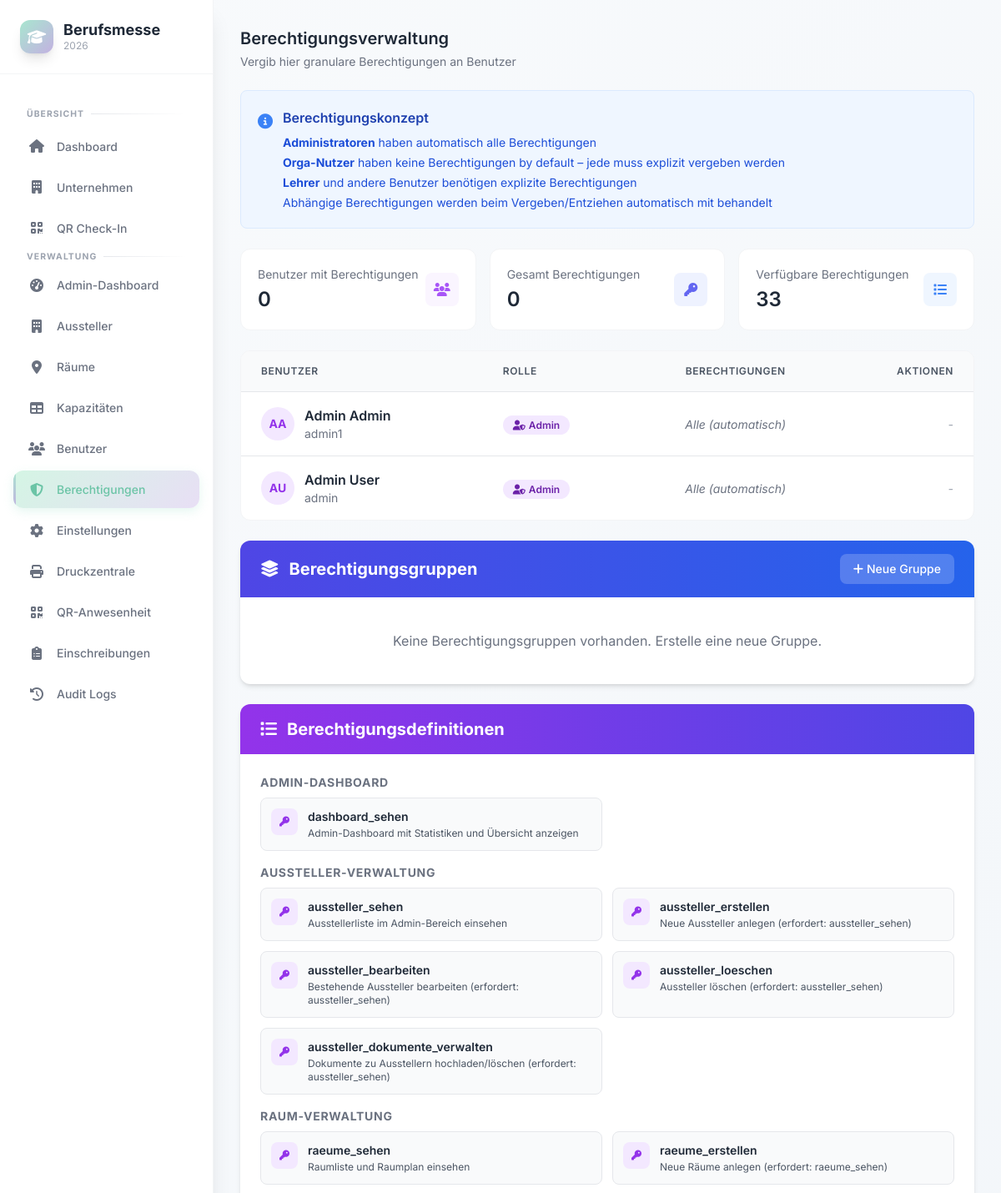
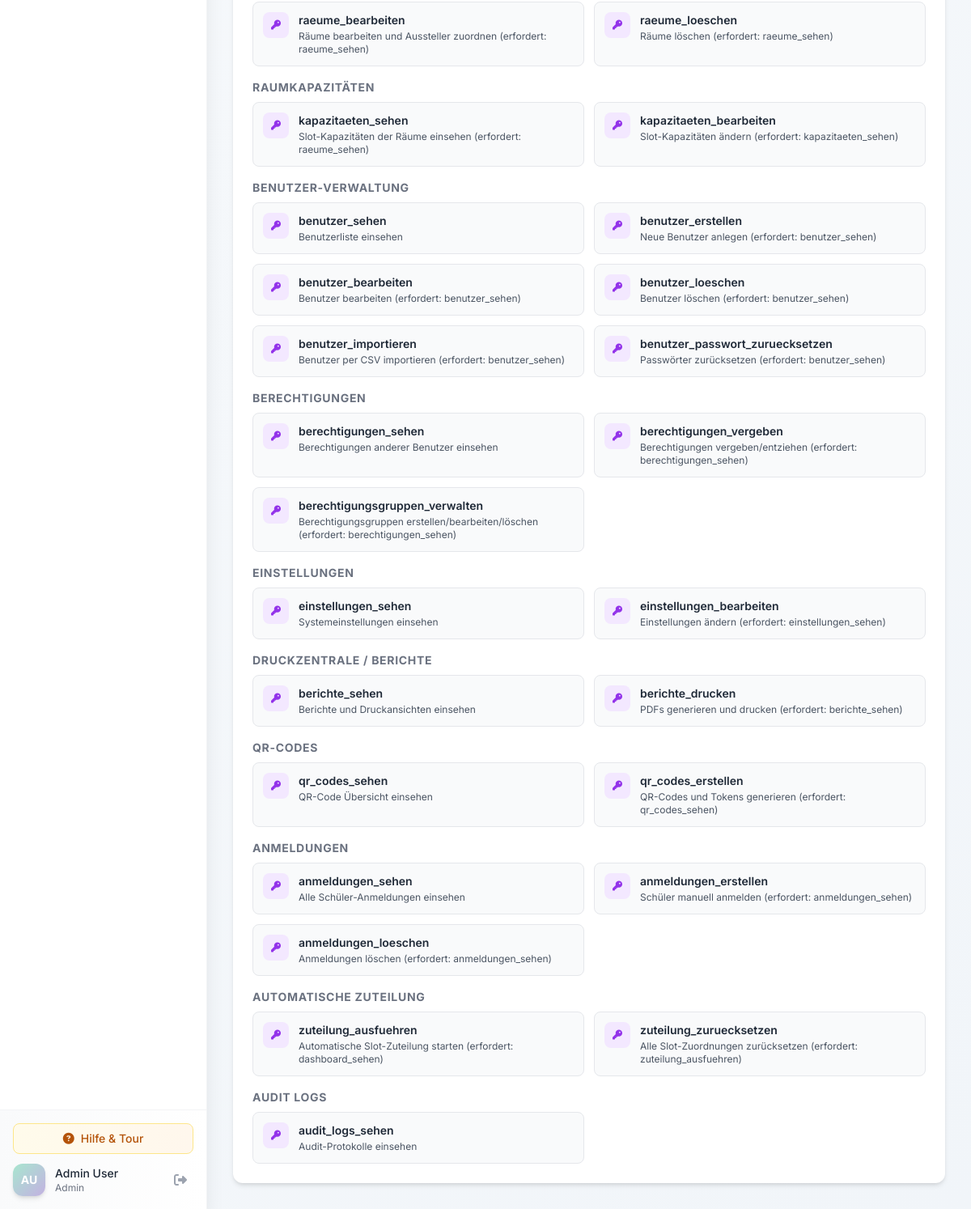
/index.php?page=admin-permissions (signed in), run on the app's committed database (2 pictures, top to bottom).
### tables this page shows
CREATE TABLE IF NOT EXISTS `users` (
  `id` int(11) NOT NULL AUTO_INCREMENT,
  `username` varchar(100) NOT NULL,
  `password` varchar(255) NOT NULL,
  `firstname` varchar(100) NOT NULL,
  `lastname` varchar(100) NOT NULL,
  `class` varchar(50) DEFAULT NULL,
  `role` enum('student','admin') DEFAULT 'student',
  `created_at` timestamp NOT NULL DEFAULT current_timestamp(),
  PRIMARY KEY (`id`),
  UNIQUE KEY `username` (`username`)
);

### functions.php (called while the page is built, shortened)
<?php
function getAllPermissionKeys() {
    $flat = [];
    foreach (getAvailablePermissions() as $permissions) {
        foreach ($permissions as $key => $description) {
            $flat[$key] = $description;
        }
    }
    return $flat;
}
?>

### pages/admin-permissions.php (the view, shortened to what this page needs)
<?php
$db = getDB();
$stmt = $db->query("
    SELECT u.*, COUNT(DISTINCT p.permission) as permission_count
    FROM users u
    LEFT JOIN user_permissions p ON u.id = p.user_id
    WHERE u.role IN ('admin', 'teacher', 'orga')
    GROUP BY u.id
    ORDER BY u.role ASC, u.lastname ASC, u.firstname ASC
");
$users = $stmt->fetchAll();
$availablePermissions = getAvailablePermissions();
$allPermissions = getAllPermissionKeys();
$permissionGroups = getPermissionGroups();
$stats = [];
$stmt = $db->query("SELECT COUNT(DISTINCT user_id) as count FROM user_permissions");
$stats['users_with_permissions'] = $stmt->fetch()['count'];
$stmt = $db->query("SELECT COUNT(*) as count FROM user_permissions");
$stats['total_permissions'] = $stmt->fetch()['count'];
?>
<div class="space-y-6">
    <div>
        <h2 class="text-xl font-semibold text-gray-800">Berechtigungsverwaltung</h2>
        <p class="text-sm text-gray-500 mt-1">Vergib hier granulare Berechtigungen an Benutzer</p>
    </div>
    <div class="bg-blue-50 border border-blue-100 p-5 rounded-lg">
        <div class="flex items-start">
            <i class="fas fa-info-circle text-blue-500 text-lg mr-3 mt-0.5"></i>
            <div>
                <h3 class="font-semibold text-blue-800 mb-2">Berechtigungskonzept</h3>
                <ul class="text-sm text-blue-700 space-y-1">
                    <li><strong>Administratoren</strong> haben automatisch alle Berechtigungen</li>
                    <li><strong>Orga-Nutzer</strong> haben keine Berechtigungen by default – jede muss explizit vergeben werden</li>
                    <li><strong>Lehrer</strong> und andere Benutzer benötigen explizite Berechtigungen</li>
                    <li>Abhängige Berechtigungen werden beim Vergeben/Entziehen automatisch mit behandelt</li>
                </ul>
            </div>
        </div>
    </div>
    <div class="grid grid-cols-1 md:grid-cols-3 gap-4">
        <div class="bg-white rounded-xl p-5 border border-gray-100">
            <div class="flex items-center justify-between">
                <div>
                    <p class="text-gray-500 text-sm mb-1">Benutzer mit Berechtigungen</p>
                    <p class="text-2xl font-semibold text-gray-800"><?php echo $stats['users_with_permissions']; ?></p>
                </div>
                <div class="w-10 h-10 rounded-lg bg-purple-50 flex items-center justify-center">
                    <i class="fas fa-users text-purple-500"></i>
                </div>
            </div>
        </div>
        <div class="bg-white rounded-xl p-5 border border-gray-100">
            <div class="flex items-center justify-between">
                <div>
                    <p class="text-gray-500 text-sm mb-1">Gesamt Berechtigungen</p>
                    <p class="text-2xl font-semibold text-gray-800"><?php echo $stats['total_permissions']; ?></p>
                </div>
                <div class="w-10 h-10 rounded-lg bg-indigo-50 flex items-center justify-center">
                    <i class="fas fa-key text-indigo-500"></i>
                </div>
            </div>
        </div>
        <div class="bg-white rounded-xl p-5 border border-gray-100">
            <div class="flex items-center justify-between">
                <div>
                    <p class="text-gray-500 text-sm mb-1">Verfügbare Berechtigungen</p>
                    <p class="text-2xl font-semibold text-gray-800"><?php echo count($allPermissions); ?></p>
                </div>
                <div class="w-10 h-10 rounded-lg bg-blue-50 flex items-center justify-center">
                    <i class="fas fa-list text-blue-500"></i>
                </div>
            </div>
        </div>
    </div>
    <div class="bg-white rounded-xl border border-gray-100 overflow-hidden">
        <div class="overflow-x-auto">
            <table class="w-full">
                <thead class="bg-gray-50 border-b border-gray-200">
                    <tr>
                        <th class="px-6 py-4 text-left text-xs font-semibold text-gray-600 uppercase tracking-wider">Benutzer</th>
                        <th class="px-6 py-4 text-left text-xs font-semibold text-gray-600 uppercase tracking-wider">Rolle</th>
                        <th class="px-6 py-4 text-center text-xs font-semibold text-gray-600 uppercase tracking-wider">Berechtigungen</th>
                        <th class="px-6 py-4 text-right text-xs font-semibold text-gray-600 uppercase tracking-wider">Aktionen</th>
                    </tr>
                </thead>
                <tbody class="divide-y divide-gray-200">
                    <?php foreach ($users as $user):
                        $userPermissions = getUserPermissions($user['id']);
                    ?>
                    <tr class="hover:bg-gray-50 transition">
                        <td class="px-6 py-4">
                            <div class="flex items-center">
                                <div class="w-10 h-10 bg-purple-100 rounded-full flex items-center justify-center mr-3">
                                    <span class="font-bold text-sm text-purple-600">
                                        <?php echo strtoupper(substr($user['firstname'], 0, 1) . substr($user['lastname'], 0, 1)); ?>
                                    </span>
                                </div>
                                <div>
                                    <p class="font-semibold text-gray-800"><?php echo htmlspecialchars($user['firstname'] . ' ' . $user['lastname']); ?></p>
                                    <p class="text-sm text-gray-500"><?php echo htmlspecialchars($user['username']); ?></p>
                                </div>
                            </div>
                        </td>
                        <td class="px-6 py-4">
                            <?php if ($user['role'] === 'admin'): ?>
                                <span class="px-3 py-1 bg-purple-100 text-purple-800 rounded-full text-xs font-semibold">
                                    <i class="fas fa-user-shield mr-1"></i>Admin
                                </span>
                            <?php elseif ($user['role'] === 'orga'): ?>
                                <span class="px-3 py-1 bg-orange-100 text-orange-800 rounded-full text-xs font-semibold">
                                    <i class="fas fa-users-cog mr-1"></i>Orga
                                </span>
                            <?php else: ?>
                                <span class="px-3 py-1 bg-green-100 text-green-800 rounded-full text-xs font-semibold">
                                    <i class="fas fa-chalkboard-teacher mr-1"></i>Lehrer
                                </span>
                            <?php endif; ?>
                        </td>
                        <td class="px-6 py-4 text-center">
                            <?php if ($user['role'] === 'admin'): ?>
                                <span class="text-gray-500 italic text-sm">Alle (automatisch)</span>
                            <?php else: ?>
                                <span class="px-3 py-1 bg-blue-100 text-blue-800 rounded-full text-sm font-semibold">
                                    <?php echo count($userPermissions); ?>
                                </span>
                            <?php endif; ?>
                        </td>
                        <td class="px-6 py-4 text-right">
                            <?php if ($user['role'] !== 'admin'): ?>
                                <div class="flex items-center justify-end gap-2">
                                    <?php if (!empty($permissionGroups)): ?>
                                    <form method="POST" class="inline-flex items-center gap-1">
                                        <input type="hidden" name="user_id" value="<?php echo $user['id']; ?>">
                                        <select name="group_id" class="text-xs border border-gray-300 rounded-lg px-2 py-1.5 focus:ring-2 focus:ring-indigo-500">
                                            <?php foreach ($permissionGroups as $group): ?>
                                            <option value="<?php echo $group['id']; ?>"><?php echo htmlspecialchars($group['name']); ?></option>
                                            <?php endforeach; ?>
                                        </select>
                                        <button type="submit" name="apply_group" value="1"
                                                class="px-2 py-1.5 bg-indigo-100 text-indigo-700 rounded-lg hover:bg-indigo-200 transition text-xs font-semibold"
                                                title="Gruppe anwenden">
                                            <i class="fas fa-layer-group"></i>
                                        </button>
                                    </form>
                                    <?php endif; ?>
                                    <button type="button"
                                            class="permission-btn px-4 py-2 bg-purple-600 text-white rounded-lg hover:bg-purple-700 transition text-sm font-semibold shadow-sm hover:shadow-md"
                                            data-user-id="<?php echo htmlspecialchars($user['id']); ?>"
                                            data-user-name="<?php echo htmlspecialchars($user['firstname'] . ' ' . $user['lastname']); ?>"
                                            data-permissions='<?php echo htmlspecialchars(json_encode($userPermissions), ENT_QUOTES, 'UTF-8'); ?>'>
                                        <i class="fas fa-shield-alt mr-2"></i>Berechtigungen
                                    </button>
                                </div>
                                </div>
                            <?php else: ?>
                                <span class="text-gray-400 text-sm italic">-</span>
                            <?php endif; ?>
                        </td>
                    </tr>
                    <?php endforeach; ?>
                </tbody>
            </table>
        </div>
    </div>
    <div class="bg-white rounded-xl shadow-md overflow-hidden">
        <div class="bg-gradient-to-r from-indigo-600 to-blue-600 text-white px-6 py-4">
            <div class="flex items-center justify-between">
                <h3 class="text-xl font-bold flex items-center">
                    <i class="fas fa-layer-group mr-3"></i>
                    Berechtigungsgruppen
                </h3>
                <button onclick="document.getElementById('createGroupModal').classList.remove('hidden');document.getElementById('createGroupModal').classList.add('flex')"
                        class="px-4 py-2 bg-white/20 text-white rounded-lg hover:bg-white/30 transition text-sm font-medium">
                    <i class="fas fa-plus mr-1"></i>Neue Gruppe
                </button>
            </div>
        </div>
        <div class="p-6">
            <?php if (empty($permissionGroups)): ?>
            <p class="text-gray-500 text-center py-4">Keine Berechtigungsgruppen vorhanden. Erstelle eine neue Gruppe.</p>
            <?php endif; ?>
        </div>
    </div>
    <div class="bg-white rounded-xl shadow-md overflow-hidden">
        <div class="bg-gradient-to-r from-purple-600 to-indigo-600 text-white px-6 py-4">
            <h3 class="text-xl font-bold flex items-center">
                <i class="fas fa-list mr-3"></i>
                Berechtigungsdefinitionen
            </h3>
        </div>
        <div class="p-6 space-y-4">
            <?php foreach ($availablePermissions as $groupName => $groupPerms): ?>
            <div>
                <h4 class="text-sm font-bold text-gray-500 uppercase tracking-wider mb-2"><?php echo htmlspecialchars($groupName); ?></h4>
                <div class="grid grid-cols-1 md:grid-cols-2 gap-3">
                    <?php foreach ($groupPerms as $key => $description): ?>
                    <div class="bg-gray-50 border border-gray-200 rounded-lg p-3">
                        <div class="flex items-start">
                            <div class="w-8 h-8 bg-purple-100 rounded-lg flex items-center justify-center mr-3 flex-shrink-0">
                                <i class="fas fa-key text-purple-600 text-xs"></i>
                            </div>
                            <div>
                                <h4 class="font-semibold text-sm text-gray-800 mb-0.5"><?php echo $key; ?></h4>
                                <p class="text-xs text-gray-600"><?php echo $description; ?></p>
                            </div>
                        </div>
                    </div>
                    <?php endforeach; ?>
                </div>
            </div>
            <?php endforeach; ?>
        </div>
    </div>
</div>

### data on the page
users: firstname+lastname "AA", firstname+lastname "Admin Admin", username "admin1", role "admin" (drawn)
users: firstname+lastname "AU", firstname+lastname "Admin User", username "admin", role "admin" (drawn)

### other printed values
$_SESSION['firstname'] . ' ' . $_SESSION['lastname'] "Admin User"
$_SESSION['role'] "Admin"
$stats['users_with_permissions'] "0"
$stats['total_permissions'] "0"
count($allPermissions) "33"
$groupName "ADMIN-DASHBOARD"
$key "dashboard_sehen"
$description "Admin-Dashboard mit Statistiken und Übersicht anzeigen"
$groupName "AUSSTELLER-VERWALTUNG"
$key "aussteller_sehen"
$description "Ausstellerliste im Admin-Bereich einsehen"
$key "aussteller_erstellen"
$description "Neue Aussteller anlegen (erfordert: aussteller_sehen)"
$key "aussteller_bearbeiten"
$description "Bestehende Aussteller bearbeiten (erfordert: aussteller_sehen)"
